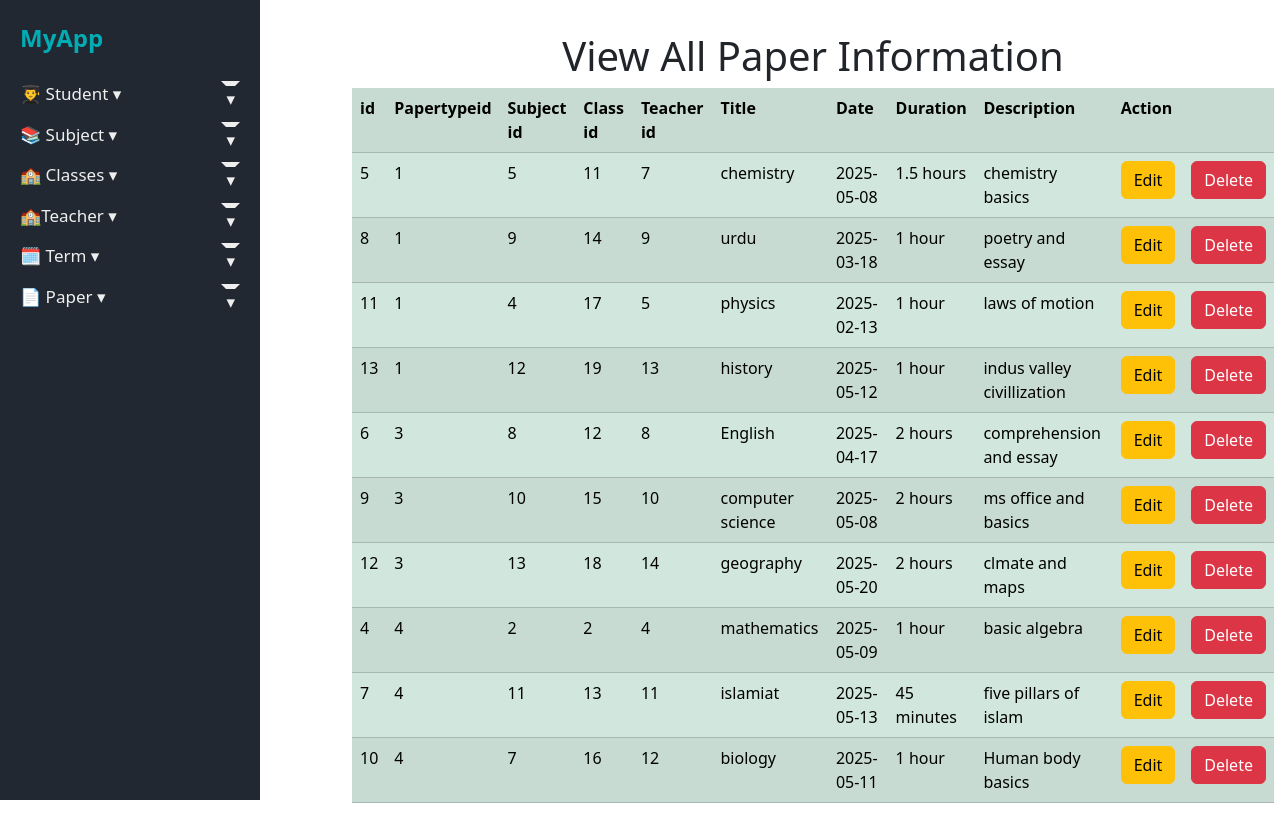
The app's page /viewpaperinfo.php with its own data.
### tables this page shows
CREATE TABLE `papers` (
  `id` int(11) NOT NULL,
  `paper_type_id` int(11) NOT NULL,
  `subject_id` int(11) NOT NULL,
  `class_id` int(11) NOT NULL,
  `teacher_id` int(11) NOT NULL,
  `paper_title` varchar(255) DEFAULT NULL,
  `paper_date` date DEFAULT NULL,
  `duration` varchar(50) DEFAULT NULL,
  `description` text DEFAULT NULL
);

CREATE TABLE `paper_types` (
  `id` int(11) NOT NULL,
  `term_name` varchar(100) NOT NULL
);

CREATE TABLE `subjects` (
  `id` int(11) NOT NULL,
  `subject_name` varchar(100) NOT NULL
);

CREATE TABLE `classes` (
  `id` int(11) NOT NULL,
  `class_name` varchar(100) NOT NULL
);

CREATE TABLE `teachers` (
  `id` int(11) NOT NULL,
  `tech_name` varchar(100) NOT NULL,
  `tech_email` varchar(100) DEFAULT NULL,
  `subject_id` int(11) DEFAULT NULL
);

### viewpaperinfo.php (the view, shortened to what this page needs)
<!DOCTYPE html>
<html lang="en">
<head>
    <?php include_once("navbar.php"); ?>
</head>
<body>
     <div class="container mt-3">
    <h1 class="mt-3 text-center">View All Paper Information</h1>
<table class="table table-success table-striped">
     <tr>
    <th> id</th>
    <th>Papertypeid</th>
    <th>Subject id</th>
    <th>Class id</th>
    <th>Teacher id</th>
    <th>Title</th>
    <th>Date</th>
    <th>Duration</th>
    <th>Description</th>
    <th colspan="2">Action</th>
   </tr>
</body>
</html>
<?php
$sql = "SELECT p.id AS paper_id, pt.id AS paper_type_id, pt.term_name AS paper_type_name, s.id AS subject_id, s.subject_name, c.id AS class_id, c.class_name, t.id AS teacher_id, t.tech_name AS teacher_name, p.paper_title, p.paper_date, p.duration, p.description FROM papers p JOIN paper_types pt ON p.paper_type_id = pt.id JOIN subjects s ON p.subject_id = s.id JOIN classes c ON p.class_id = c.id JOIN teachers t ON p.teacher_id = t.id";
$result = mysqli_query($conn,$sql);
foreach ($result as $data)
{
    ?>
    <tr>
        <td><?php echo $data['paper_id']; ?></td>
        <td><?php echo $data['paper_type_id']; ?></td>
        <td><?php echo $data['subject_id']; ?></td>
        <td><?php echo $data['class_id']; ?></td>
        <td><?php echo $data['teacher_id']; ?></td>
        <td><?php echo $data['paper_title']; ?></td>
        <td><?php echo $data['paper_date']; ?></td>
        <td><?php echo $data['duration']; ?></td>
        <td><?php echo $data['description']; ?></td>
        <td><a class="btn btn-warning" href="updatepaperinfo.php?id=<?php echo $data['paper_id']; ?>">Edit</a></td>
     <td><a class="btn btn-danger" href="deletepaperinfo.php?id=<?php echo $data['paper_id']; ?>">Delete</a></td>
    </tr>
<?php
}
?>

### style.css (style rules this page uses)
body { margin: 0; font-family: 'Segoe UI', sans-serif; display: flex; }

### records on screen
papers: id "5", paper_type "1", subject "5", class "11", teacher "7", paper_title "chemistry", paper_date "2025-05-08", duration "1.5 hours", description "chemistry basics"
papers: id "8", paper_type "1", subject "9", class "14", teacher "9", paper_title "urdu", paper_date "2025-03-18", duration "1 hour", description "poetry and essay"
papers: id "11", paper_type "1", subject "4", class "17", teacher "5", paper_title "physics", paper_date "2025-02-13", duration "1 hour", description "laws of motion"
papers: id "13", paper_type "1", subject "12", class "19", teacher "13", paper_title "history", paper_date "2025-05-12", duration "1 hour", description "indus valley civillization"
papers: id "6", paper_type "3", subject "8", class "12", teacher "8", paper_title "English", paper_date "2025-04-17", duration "2 hours", description "comprehension and essay"
papers: id "9", paper_type "3", subject "10", class "15", teacher "10", paper_title "computer science", paper_date "2025-05-08", duration "2 hours", description "ms office and basics"
papers: id "12", paper_type "3", subject "13", class "18", teacher "14", paper_title "geography", paper_date "2025-05-20", duration "2 hours", description "clmate and maps"
papers: id "4", paper_type "4", subject "2", class "2", teacher "4", paper_title "mathematics", paper_date "2025-05-09", duration "1 hour", description "basic algebra"
papers: id "7", paper_type "4", subject "11", class "13", teacher "11", paper_title "islamiat", paper_date "2025-05-13", duration "45 minutes", description "five pillars of islam"
papers: id "10", paper_type "4", subject "7", class "16", teacher "12", paper_title "biology", paper_date "2025-05-11", duration "1 hour", description "Human body basics"
